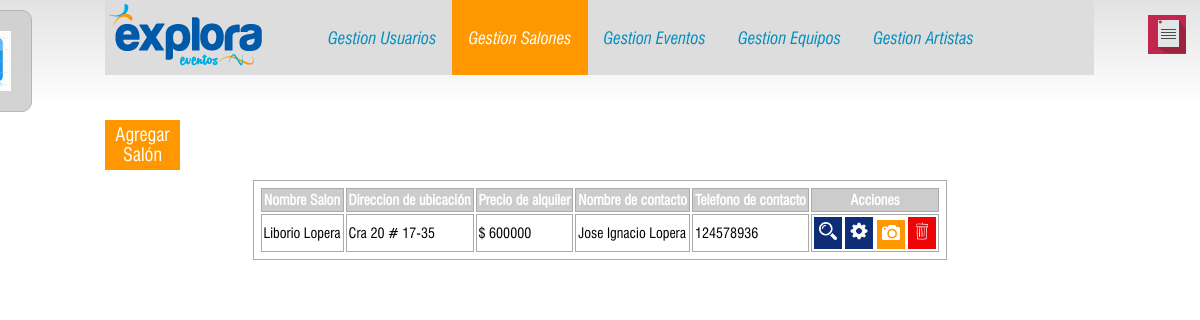
Page /salones_admin.php (signed in) on the committed database.
### tables this page shows
CREATE TABLE IF NOT EXISTS `salones` (
`id_salon` int(11) NOT NULL,
  `nombre_salon` text NOT NULL,
  `precio_alquiler` bigint(20) NOT NULL,
  `direccion_ubicacion` text NOT NULL,
  `total_capacidad` int(11) NOT NULL,
  `nombre_contacto` text NOT NULL,
  `telefono_contacto` bigint(20) NOT NULL,
  `email_contacto` text NOT NULL,
  `imagen_salon` text NOT NULL
);

### salones_admin.php (called while the page is built, shortened)
<?php
    include "layout/header.php";
    include "layout/topnavbar_backend.php";
    require "bd/open.php";
    include "layout/admin_rooms.php";
    require 'layout/footer.php';
?>

### layout/admin_rooms.php (the view)
<section id="content_wrapper">
    <div id="add_button">
        <a href="./admin/add_rooms.php" class="iframe cboxElement">Agregar Salón</a>
    </div>
    <table>
        <thead>
            <tr class="encabezado-fila">
                <th>Nombre Salon</th>
                <th>Direccion de ubicación</th>
                <th>Precio de alquiler</th>
                <th>Nombre de contacto</th>
                <th>Telefono de contacto</th>
                <th>Acciones</th>
            </tr>
        </thead>
        <tbody>
        <?php
            $sql = "SELECT * FROM salones
                    ORDER BY nombre_salon ASC;";
            $rs  = mysql_query($sql,$cnx);
            $nr = mysql_num_rows($rs);
            if ($nr <= 0) {
                echo "<tr><td colspan='6'>No hay salones registrados</td></tr>";
            }
            else
            {
                while ($reg = mysql_fetch_array($rs))
                {
            ?>
                <tr>
                    <td><?php echo $reg['nombre_salon']; ?></td>
                    <td><?php echo $reg['direccion_ubicacion']; ?></td>
                    <td>$ <?php echo $reg['precio_alquiler']; ?></td>
                    <td><?php echo $reg['nombre_contacto']; ?></td>
                    <td><?php echo $reg['telefono_contacto']; ?></td>
                    <td>
                        <div class="view_button">
                            <a href="./admin/list_room.php?id=<?php echo $reg['id_salon']; ?>" class="iframe cboxElement">
                                <img src="./public/images/icons/view.png" alt="" id="view_icon">
                            </a>
                        </div>
                        <div class="modify_button">
                            <a href="./admin/update_rooms.php?id=<?php echo $reg['id_salon']; ?>" class="iframe cboxElement">
                                <img src="./public/images/icons/modify.png" alt="" id="modify_icon">
                            </a>
                        </div>
                        <div class="gallery_button">
                            <a href="javascript:;">
                                <img src="./public/images/icons/gallery.png" alt="" id="gallery_icon">
                            </a>
                        </div>
                        <div class="delete_button">
                            <a href="./salones_admin.php" class="dlt_link" data-id="<?php echo $reg['id_salon']; ?>" data-rol="room">
                                <img src="./public/images/icons/delete.png" alt="" id="delete_icon">
                            </a>
                        </div>
                    </td>
                </tr>
            <?php
                }
            }
        ?>
        </tbody>
    </table>
</section>

### public/css/style.css (style rules this page uses)
article, aside, audio, canvas, command, datalist, details, embed, figcaption, figure, footer, header, hgroup, keygen, meter, nav, output, progress, section, source, video { display:block; }
html, body { width:100%; padding:0; margin:0; }
body { font-family: 'Swis_normal', sans-serif; font-size:0.8em; line-height:18px; color:#000000; position:relative; }
a { text-decoration:none; cursor:pointer; }
#content_wrapper { width: 990px; margin: 20px auto; clear:both; font-size: 1.1em; overflow: hidden; }
#add_button { width: 65px; background: #FF9800; padding: 5px; text-align: center; margin-bottom: 10px; }
#add_button a { color: #fff; font-size: 1.3em; }
#content_wrapper #tabs table, #content_wrapper table { padding: 5px; border: 1px solid #aaa; margin: 0 auto; }
#content_wrapper table td, #content_wrapper table th { padding: 2px; border: 1px solid #aaa; margin: 10px; }
#content_wrapper table .encabezado-fila { background: #ccc; color: #fff; }
#content_wrapper table td a { outline: none; }
.view_button, .modify_button, .delete_button, .state_button, .gallery_button { display: inline-block; padding: 5px; width: 18px; }
.view_button, .modify_button { background: #0d2d77; }
.delete_button { background: #ec0406; }
.state_button, .gallery_button { background: #FF9800; }
#view_icon, #modify_icon, #delete_icon, #state_icon, #gallery_icon { background-size: cover; width: 18px; margin: 0 auto; }

### public/css/lightbox.css (style rules this page uses)
body:after { content: url(../img/close.png) url(../img/loading.gif) url(../img/prev.png) url(../img/next.png); display: none; }

### rows in the picture
salones: nombre_salon "Liborio Lopera", direccion_ubicacion "Cra 20 # 17-35", precio_alquiler "600000", nombre_contacto "Jose Ignacio Lopera", telefono_contacto "124578936"
